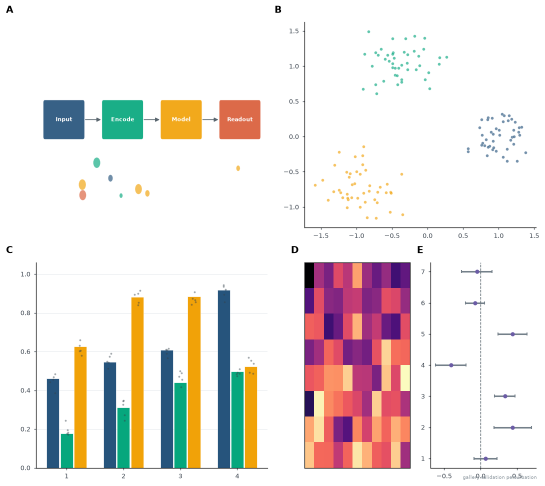
#> input picture assets/visual-references/generated-archive/006c1b3915544c07/image.png, 1090 x 972 px, found by its file name (shown at 1/2 size); its folder holds only this picture in this run
$ python make_generated_reproduction_contact_sheet.py out.png
#> lines starting #> are read from the running program, lines starting #| are printed output that depends on the picture
#!/usr/bin/env python3
"""Create a pixel-backed contact sheet for every generated-archive preview."""

from __future__ import annotations

import argparse
import json
import math
from pathlib import Path

from PIL import Image, ImageDraw, ImageFont


def make_contact_sheet(skill_root: Path | str, output: Path | str, columns: int = 6) -> Path:
#> called with columns = 6
    root = Path(skill_root)
    metadata_paths = sorted((root / "assets/visual-references/generated-archive").glob("*/metadata.json"))
    tile_width, tile_height, label_height = 300, 210, 38
    rows = math.ceil(len(metadata_paths) / columns)
    sheet = Image.new("RGB", (columns * tile_width, rows * (tile_height + label_height)), "#eef1f3")
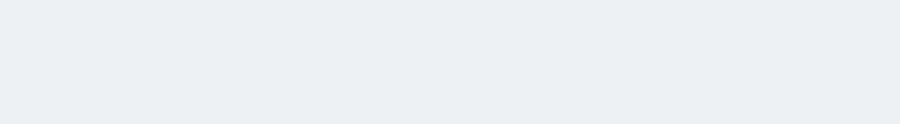
#> sheet: PIL image 1800x248 RGB (shown at 1/2 size); mean R, G, B 238, 241, 243
    draw = ImageDraw.Draw(sheet)
    font = ImageFont.load_default()
    for index, metadata_path in enumerate(metadata_paths):
        metadata = json.loads(metadata_path.read_text(encoding="utf-8"))
#> (reads assets/visual-references/family-seed/seed-classification_diagnostics-confusion_matrix_count/metadata.json from the repository)
        row, column = divmod(index, columns)
        x, y = column * tile_width, row * (tile_height + label_height)
        image_path = root / metadata["image_path"]
        with Image.open(image_path) as opened:
#> opened is the input picture: PIL image 1090x972 RGBA; mean R, G, B, A 236.5, 229.2, 226.5, 255
            image = opened.convert("RGB")
            image.thumbnail((tile_width - 12, tile_height - 12), Image.Resampling.LANCZOS)
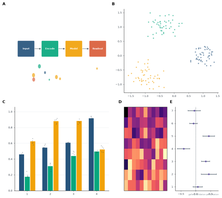
#> image: PIL image 222x198 RGB; mean R, G, B 236.1, 228.8, 226.1
            sheet.paste(image, (x + (tile_width - image.width) // 2, y + (tile_height - image.height) // 2))
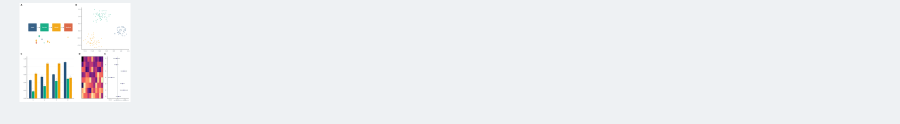
#> sheet: PIL image 1800x248 RGB (shown at 1/2 size); mean R, G, B 237.8, 239.8, 241.3
        label = f"{index + 1:02d} {metadata.get('figure_type', 'unknown')}"
        draw.text((x + 6, y + tile_height + 4), label[:48], fill="#26333d", font=font)
        draw.text((x + 6, y + tile_height + 20), metadata_path.parent.name, fill="#5b6872", font=font)
    output = Path(output)
    output.parent.mkdir(parents=True, exist_ok=True)
    sheet.save(output)
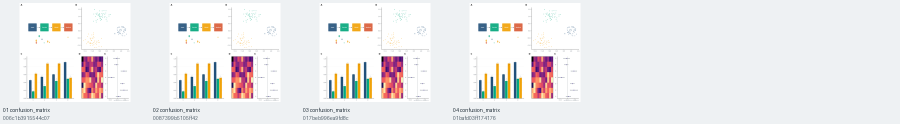
#> saved as out.png: PIL image 1800x248 RGB (shown at 1/2 size); mean R, G, B 236.6, 235.6, 235.7
    return output


def main() -> int:
    parser = argparse.ArgumentParser(description=__doc__)
    parser.add_argument("output", type=Path)
    parser.add_argument("--skill-root", type=Path, default=Path(__file__).resolve().parents[1])
    args = parser.parse_args()
    print(make_contact_sheet(args.skill_root, args.output))
    return 0


if __name__ == "__main__":
    raise SystemExit(main())
#> (the program exits here)
